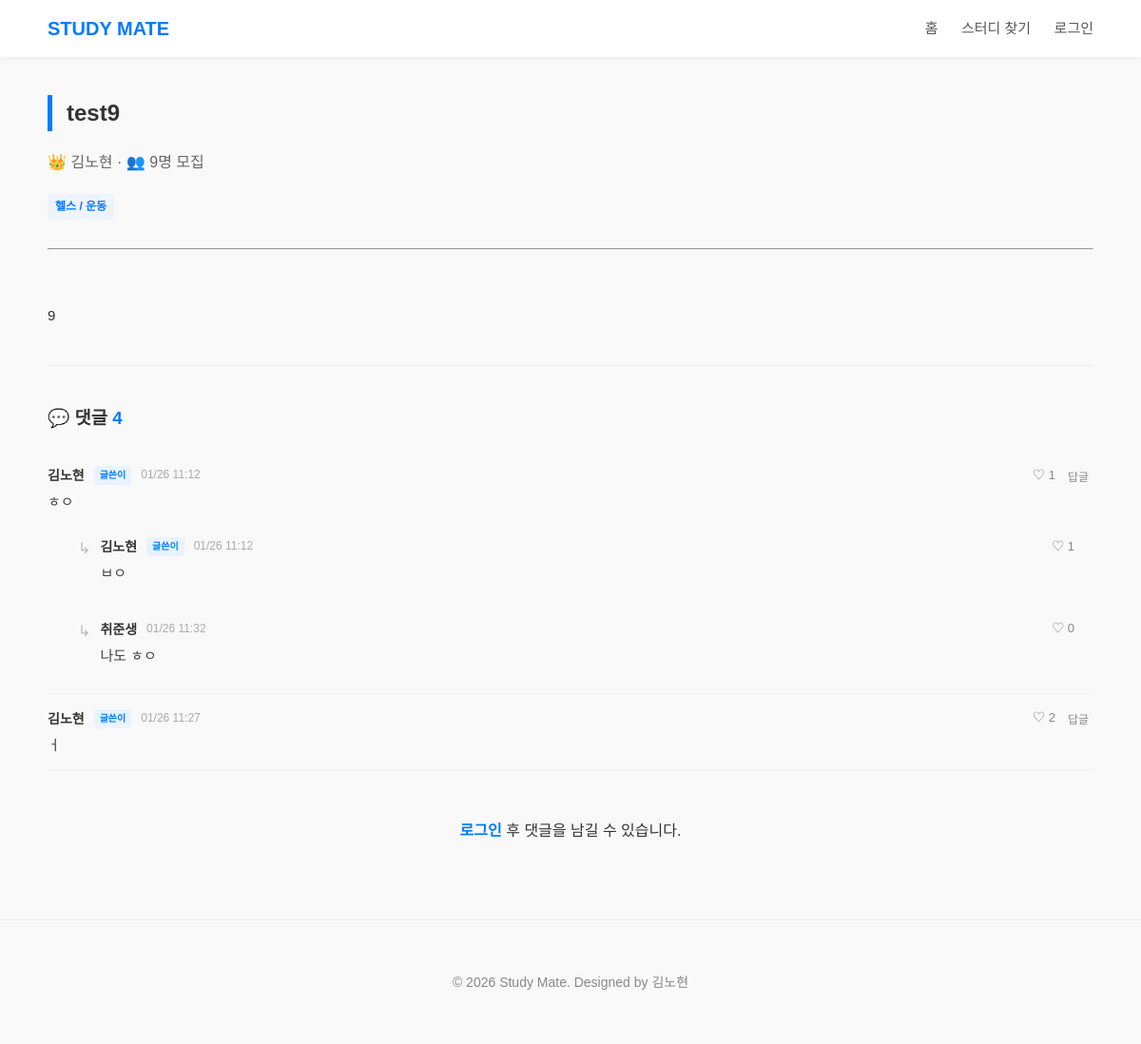
Screenshot of /study/12 with the database file from the repository.
### models.py (models this page shows, shortened)
class Study(db.Model):
    __tablename__ = 'study'
    id = db.Column(db.Integer, primary_key=True)
    title = db.Column(db.String(200), nullable=False)
    category = db.Column(db.String(50), nullable=False)
    member_count = db.Column(db.Integer, nullable=False)
    content = db.Column(db.Text, nullable=False)
    date = db.Column(db.DateTime, default=get_kst_now)
    writer = db.Column(db.String(50), nullable=False)

class Comment(db.Model):
    __tablename__ = 'comment'
    id = db.Column(db.Integer, primary_key=True)
    content = db.Column(db.Text, nullable=False)
    date = db.Column(db.DateTime, default=get_kst_now)
    writer = db.Column(db.String(50), nullable=False)
    study_id = db.Column(db.Integer, db.ForeignKey('study.id'), nullable=False)
    study = db.relationship('Study', backref='comments')
    parent_id = db.Column(db.Integer, db.ForeignKey('comment.id'), nullable=True)
    replies = db.relationship('Comment',
                                backref=db.backref('parent', remote_side=[id]),
                                cascade='all, delete',
                                lazy=True)
    likers = db.relationship('User', secondary=comment_likes, backref=db.backref('liked_comments', lazy='dynamic'))

### app.py (the view)
@app.route('/study/<int:study_id>')
def study_detail(study_id):
    study = Study.query.get_or_404(study_id)
    current_user = None
    if 'user_id' in session:
        current_user = User.query.filter_by(userid=session['user_id']).first()
    return render_template(
        'study_detail.html',
        study=study,
        user_nickname=session.get('user_nickname'),
        current_user=current_user # 이걸 HTML로 넘겨줘야 좋아요 눌렀는지 확인 가능!
    )

### templates/study_detail.html (shortened to what this page needs)
<!DOCTYPE html>
<html lang="ko">
<head>
    <link rel="stylesheet" href="{{ url_for('static', filename='css/style.css') }}">
</head>
<body>
<header>
    <div class="nav-container">
        <a href="{{ url_for('index') }}" class="logo">STUDY MATE</a>
        <nav class="nav-menu">
            <a href="{{ url_for('index') }}">홈</a>
            <a href="{{ url_for('study') }}">스터디 찾기</a>
            {% if user_nickname %}
            <div class="user-dropdown">
                <button class="user-btn" onclick="toggleDropdown()">
                    {{ user_nickname }} <span class="arrow">▾</span>
                </button>
                <div class="dropdown-menu" id="dropdownMenu">
                    <a href="#">마이페이지</a>
                    <a href="{{ url_for('my_posts') }}">내가 쓴 글</a>
                    <hr>
                    <a href="{{ url_for('logout') }}">로그아웃</a>
                </div>
            </div>
            {% else %}
                <a href="{{ url_for('login') }}">로그인</a>
            {% endif %}
        </nav>
    </div>
</header>
<main>
    <section>
        <h2>{{ study.title }}</h2>
        <p style="color:#666; margin-bottom: 10px;">
            👑 {{ study.writer }} · 👥 {{ study.member_count }}명 모집
        </p>
        <span class="tag">{{ study.category }}</span>
        <hr style="margin: 30px 0;">
        <p style="white-space: pre-line; font-size: 15px; line-height: 1.7;">
            {{ study.content }}
        </p>
        <hr style="margin: 40px 0; border: none; border-top: 1px solid #eee;">
        <div class="comment-section">
            <h3>💬 댓글 <span style="color:#007bff">{{ study.comments|length }}</span></h3>
            <div class="comment-list">
                {% for comment in study.comments %}
                    {% if not comment.parent_id %}
                    <div class="comment-item">
                        <div class="comment-header">
                            <strong>{{ comment.writer }}</strong>
                            {% if comment.writer == study.writer %}
                                <span class="writer-badge">글쓴이</span>
                            {% endif %}
                            <span class="date">{{ comment.date.strftime('%m/%d %H:%M') }}</span>
                            <div class="comment-actions" style="display:flex; align-items:center;">
                                <a href="{{ url_for('comment_like', comment_id=comment.id) }}"
                                    class="comment-like-btn {% if current_user in comment.likers %}liked{% endif %}"
                                    style="text-decoration:none;">
                                    {% if current_user in comment.likers %}♥{% else %}♡{% endif %}
                                    {{ comment.likers|length }}
                                </a>
                                <button class="small-text-btn" onclick="toggleReplyForm('{{ comment.id }}')">답글</button>
                            </div>
                        </div>
                        <p class="comment-content">{{ comment.content }}</p>
                        {% for reply in comment.replies %}
                        <div class="reply-item">
                            <span class="reply-icon">↳</span>
                            <div class="reply-body">
                                <div class="comment-header">
                                    <strong>{{ reply.writer }}</strong>
                                    {% if reply.writer == study.writer %}
                                        <span class="writer-badge">글쓴이</span>
                                    {% endif %}
                                    <span class="date">{{ reply.date.strftime('%m/%d %H:%M') }}</span>
                                    <div class="comment-actions" style="display:flex; align-items:center;">
                                        <a href="{{ url_for('comment_like', comment_id=reply.id) }}"
                                            class="comment-like-btn {% if current_user in reply.likers %}liked{% endif %}"
                                            style="text-decoration:none;">
                                            {% if current_user in reply.likers %}♥{% else %}♡{% endif %}
                                            {{ reply.likers|length }}
                                        </a>
                                    </div>
                                </div>
                                <p class="comment-content">{{ reply.content }}</p>
                            </div>
                        </div>
                        {% endfor %}
                    </div>
                    <hr class="comment-divider">
                    {% endif %}
                {% endfor %}
            </div>
            <div class="main-comment-form">
                {% if user_nickname %}
                <form action="{{ url_for('comment_write', study_id=study.id) }}" method="POST" class="comment-form-box">
                    <input type="text" name="content" placeholder="댓글을 남겨보세요." required>
                    <button type="submit" class="send-btn">
                        <svg width="20" height="20" viewBox="0 0 24 24" fill="none" stroke="currentColor" stroke-width="2" stroke-linecap="round" stroke-linejoin="round"><line x1="22" y1="2" x2="11" y2="13"></line><polygon points="22 2 15 22 11 13 2 9 22 2"></polygon></svg>
                    </button>
                </form>
                {% else %}
                <div style="text-align:center; padding:20px; background:#f9f9f9; border-radius:8px;">
                    <a href="{{ url_for('login') }}" style="color:#007bff; font-weight:bold;">로그인</a> 후 댓글을 남길 수 있습니다.
                </div>
                {% endif %}
            </div>
        </div>
    </section>
</main>
<footer>
    <p>© 2026 Study Mate. Designed by 김노현</p>
</footer>
</body>
</html>

### static/css/style.css (style rules this page uses)
body { font-family: 'Noto Sans KR', sans-serif; margin: 0; padding: 0; line-height: 1.6; color: #333; background-color: #f9f9f9; }
a { text-decoration: none; color:inherit; }
header { background-color: white; box-shadow: 0 2px 4px rgba(0, 0, 0, 0.05); position: sticky; top: 0; z-index: 1000; }
.nav-container { max-width: 1100px; margin: 0 auto; padding: 0 20px; height: 60px; display: flex; justify-content: space-between; align-items: center; }
.logo { font-size: 20px; font-weight: bold; color: #007bff; }
.nav-menu > a { color: #555; margin-left: 20px; font-size: 15px; transition: color 0.3s; }
main { max-width: 1100px; margin: 40px auto; padding: 0 20px; }
section { margin-bottom: 60px; }
h2 { border-left: 5px solid #007bff; padding-left: 15px; font-size: 24px; margin-bottom: 20px; }
.tag { display: inline-block; background: #eef4ff; color:#007bff; padding: 4px 8px; border-radius: 4px; font-size: 12px; font-weight: bold; margin-top: 10px; margin-right: 5px; }
footer { text-align: center; padding: 40px; color: #888; font-size: 14px; border-top: 1px solid #eee; margin-top: 60px; }
.comment-section { margin-top: 40px; }
.comment-list { margin-bottom: 30px; }
.comment-item { padding: 15px 0; }
.comment-header { display: flex; align-items: center; gap: 10px; margin-bottom: 6px; font-size: 14px; }
.comment-header strong { color: #333; }
.comment-header .date { color: #aaa; font-size: 12px; }
.comment-actions { margin-left: auto; }
.small-text-btn { background: none; border: none; color: #888; cursor: pointer; font-size: 12px; padding: 0 5px; }
.comment-content { font-size: 15px; color: #444; margin: 0; line-height: 1.5; white-space: pre-wrap; }
.comment-divider { border: none; border-top: 1px solid #f1f1f1; margin: 0; }
.reply-item { display: flex; margin-top: 12px; background-color: #f9f9f9; padding: 12px; border-radius: 8px; margin-left: 20px; }
.reply-icon { color: #bbb; margin-right: 10px; font-size: 16px; }
.reply-body { flex: 1; }
.writer-badge { background: #e8f3ff; color: #007bff; font-size: 10px; padding: 2px 6px; border-radius: 4px; font-weight: bold; vertical-align: middle; }

### templates/study_detail.html (style rules this page uses)
.comment-like-btn { background: none; border: none; cursor: pointer; font-size: 13px; color: #888; display: flex; align-items: center; gap: 3px; margin-right: 8px; }

### rows the page displays
Study: title "test9", writer "김노현", member_count "9", category "헬스 / 운동", content "9"
Comment: writer "김노현", shows "글쓴이", date "01/26 11:12", likers|length "1", content "ㅎㅇ"
Comment: writer "김노현", shows "글쓴이", date "01/26 11:12", likers|length "1", content "ㅂㅇ"
Comment: writer "취준생", date "01/26 11:32", likers|length "0", content "나도 ㅎㅇ"
Comment: writer "김노현", shows "글쓴이", date "01/26 11:27", likers|length "2", content "ㅓ"

### other values shown
{{ study.comments|length }} "4"
